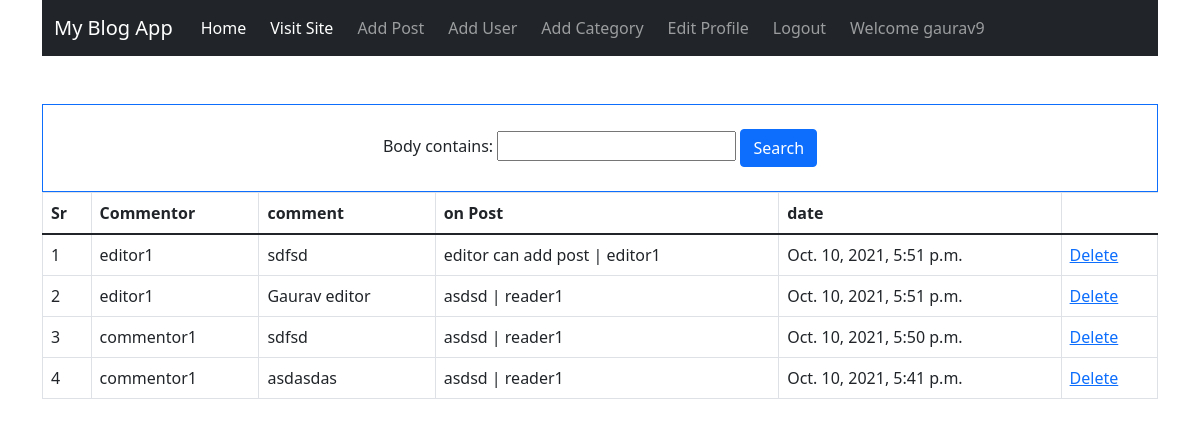
/blog_admin/comments (signed in), run on the app's committed database.
### blogapp/models.py (models this page shows, shortened)
class Comment(models.Model):
    post = models.ForeignKey(Post,related_name='comments',on_delete=models.CASCADE)
    user = models.ForeignKey(User,related_name='comments',on_delete=models.CASCADE)
    body = models.TextField()
    date_added = models.DateTimeField(auto_now_add=True)

class Post(models.Model):
    title = models.CharField(max_length=255)
    author = models.ForeignKey(User,on_delete=models.CASCADE)
    body = models.TextField()
    publish_date = models.DateField(auto_now_add=True)
    category = models.ForeignKey(Category,on_delete=models.CASCADE)
    def __str__(self):
        return self.title +' | '+ str(self.author)

### blog_admin/views.py (the view)
# urls.py: path('comments',views.CommentsListView.as_view(),name='comments'),
class CommentsListView(IsStaffOrSuperUserMixin,ListView):
    model = Comment
    template_name = 'blog_admin/comments.html'
    ordering = ['-date_added']
    context_object_name = 'comments'
    filterset_class = CommentFilter
    def get_context_data(self,*args, **kwargs):
        myFilter = CommentFilter(self.request.GET,self.get_queryset())
        context = super().get_context_data(*args,**kwargs)
        context['categories']= Category.objects.all()
        context['myFilter']= myFilter
        context['comments']= myFilter.qs
        return context

### blog_admin/permissions.py (called while the page is built)
    def test_func(self):
        return self.request.user.is_staff or self.request.user.is_superuser

### blogapp/models.py (called while the page is built)
    def __str__(self):
        return self.name

### blog_admin/templates/blog_admin/comments.html (shortened to what this page needs)
{% extends 'blog_admin/base.html' %}
{% block content %}
<div class="text-center mt-5 border border-primary p-4 ">
  <form action="">
      {{myFilter.form}}
      <button class="btn btn-primary" type="submit">Search</button>
  </form>
</div>
<table class="table table-bordered">
  <thead>
    <tr>
      <th scope="col">Sr</th>
      <th scope="col">Commentor</th>
      <th scope="col">comment</th>
      <th scope="col">on Post</th>
      <th scope="col">date</th>
    </tr>
  </thead>
  <tbody>
    {% for comment in comments %}
    <tr>
      <td>{{forloop.counter}}</td>
      <td>{{comment.user}}</td>
      <td>{{comment.body}}</td>
      <td> {{comment.post}}</td>
      <td> {{comment.date_added}}</td>
      <td><a href="{% url 'delete_comment' comment.id %}">Delete</a></td>
    </tr>
    {% endfor %}
  </tbody>
</table>
{% endblock %}

### blog_admin/templates/blog_admin/base.html (shortened to what this page needs)
<!doctype html>
<html lang="en">
<head>
  <link href="https://cdn.jsdelivr.net/npm/bootstrap@5.1.1/dist/css/bootstrap.min.css" rel="stylesheet"
>
</head>
<body>
  <div class="container">
    <nav class="navbar navbar-expand-lg navbar-dark bg-dark">
      <div class="container-fluid">
        <a class="navbar-brand" href="#">My Blog App</a>
        <div class="collapse navbar-collapse" id="navbarSupportedContent">
          <ul class="navbar-nav me-auto mb-2 mb-lg-0">
            <li class="nav-item mx-1">
              <a class="nav-link active" aria-current="page" href="{% url 'admin_home' %}">Home</a>
            </li>
            <li class="nav-item mx-1">
              <a class="nav-link active" aria-current="page" href="{% url 'home' %}">Visit Site</a>
            </li>
            {% if user.is_authenticated %}
            <li class="nav-item mx-1">
              <a class="nav-link" href="{% url 'add_post' %}">Add Post</a>
            </li>
            <li class="nav-item mx-1">
              <a class="nav-link" href="{% url 'add_user' %}">Add User</a>
            </li>
            <li class="nav-item mx-1">
              <a class="nav-link" href="{% url 'add_category' %}">Add Category</a>
            </li>
            <li class="nav-item mx-1">
              <a class="nav-link" href="{% url 'edit_profile' %}">Edit Profile</a>
            </li>
            <li class="nav-item mx-1">
              <a class="nav-link" href="{% url 'logout' %}">Logout</a>
            </li>
            <li class="nav-item mx-1">
              <a class="nav-link" href="">Welcome {{user.username}}</a>
            </li>
            {% endif %}
        </ul>
        </div>
      </div>
    </nav>
    {% block content %}
    {% endblock %}
  </div>
</body>
</html>

### data on the page
Comment: user "editor1", body "sdfsd", post "editor can add post | editor1", date_added "Oct. 10, 2021, 5:51 p.m."
Comment: user "editor1", body "Gaurav editor", post "asdsd | reader1", date_added "Oct. 10, 2021, 5:51 p.m."
Comment: user "commentor1", body "sdfsd", post "asdsd | reader1", date_added "Oct. 10, 2021, 5:50 p.m."
Comment: user "commentor1", body "asdasdas", post "asdsd | reader1", date_added "Oct. 10, 2021, 5:41 p.m."

### other printed values
{{ user.username }} "gaurav9"
